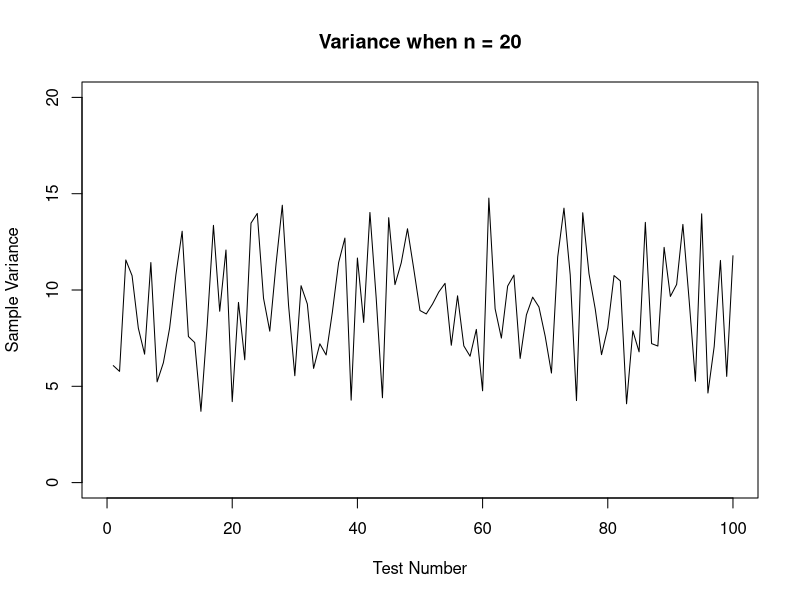
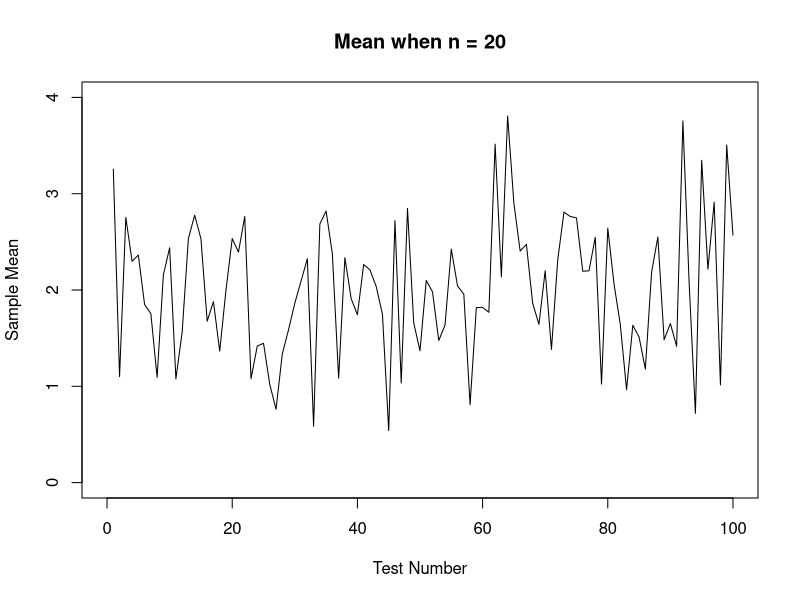
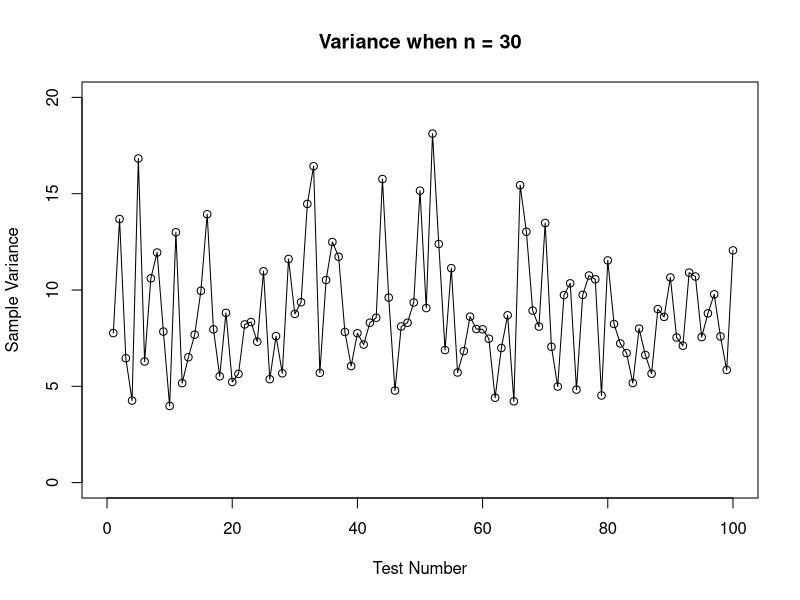
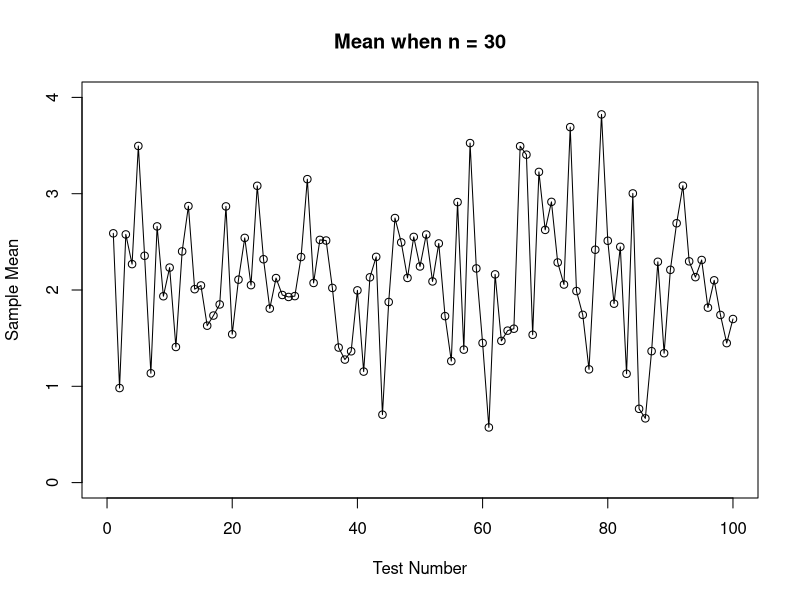
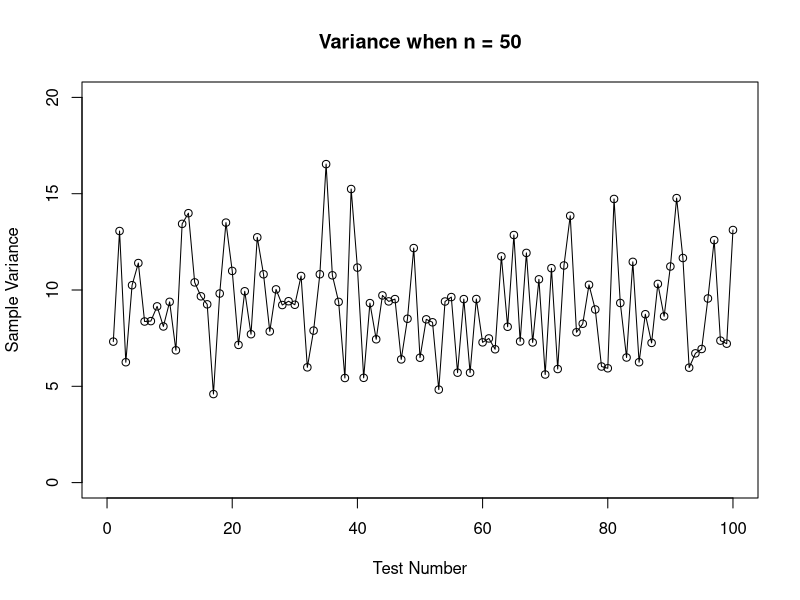
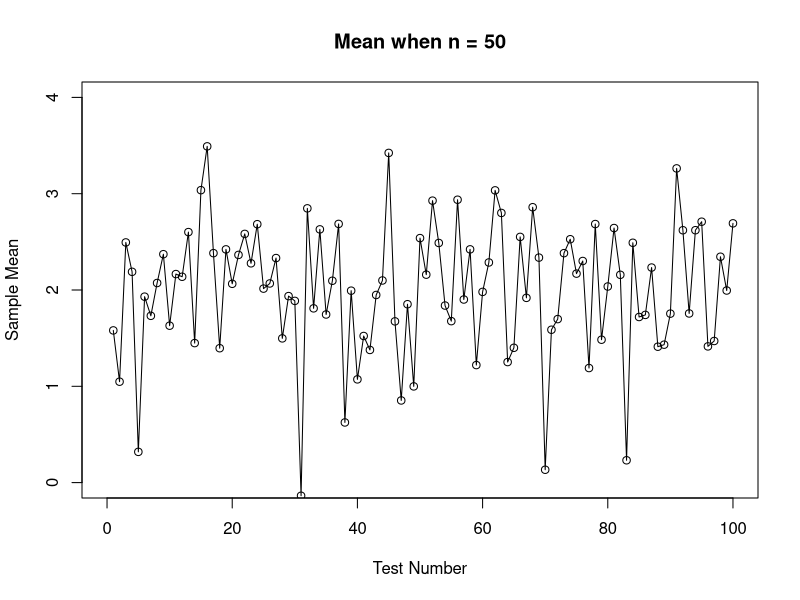

These charts were generated, in order, by the following R code:
# n = 20

v <- rep(0, times = 100)
m <- rep(0, times = 100)
for (i in 1:100)
{
  n2 <- rnorm(20, mean = 2, sd = 3)
  v2 <- var(n2)
  v[i] <- v2
  m2 <- mean(n2)
  m[i] <- m2
}
plot(v, type = 'l', xlab = 'Test Number', ylab = 'Sample Variance', xlim = range(0:100), ylim = range(0:20), main = 'Variance when n = 20')
plot(m, type = 'l', xlab = 'Test Number', ylab = 'Sample Mean', xlim = range(0:100), ylim = range(0:4), main = 'Mean when n = 20')


# n = 30

v <- rep(0, times = 100)
m <- rep(0, times = 100)
for (i in 1:100)
{
  n3 <- rnorm(20, mean = 2, sd = 3)
  v3 <- var(n3)
  v[i] <- v3
  m3 <- mean(n3)
  m[i] <- m3
}
plot(v, type = 'o', xlab = 'Test Number', ylab = 'Sample Variance', xlim = range(0:100), ylim = range(0:20), main = 'Variance when n = 30')
plot(m, type = 'o', xlab = 'Test Number', ylab = 'Sample Mean', xlim = range(0:100), ylim = range(0:4), main = 'Mean when n = 30')



# n = 50

v <- rep(0, times = 100)
m <- rep(0, times = 100)
for (i in 1:100)
{
  n5 <- rnorm(20, mean = 2, sd = 3)
  v5 <- var(n5)
  v[i] <- v5
  m5 <- mean(n5)
  m[i] <- m5
}
plot(v, type = 'o', xlab = 'Test Number', ylab = 'Sample Variance', xlim = range(0:100), ylim = range(0:20), main = 'Variance when n = 50')
plot(m, type = 'o', xlab = 'Test Number', ylab = 'Sample Mean', xlim = range(0:100), ylim = range(0:4), main = 'Mean when n = 50')
